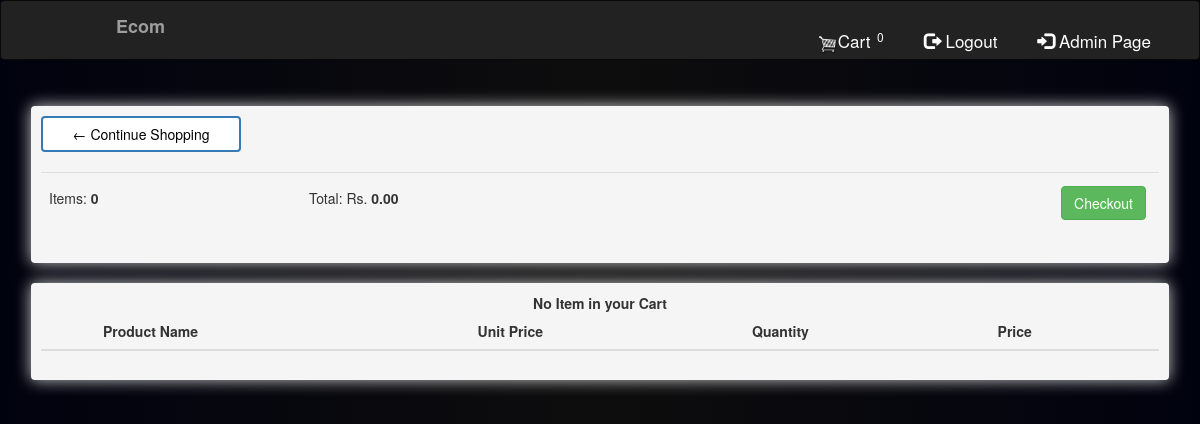
Page /cart (signed in) on the earlier database version.
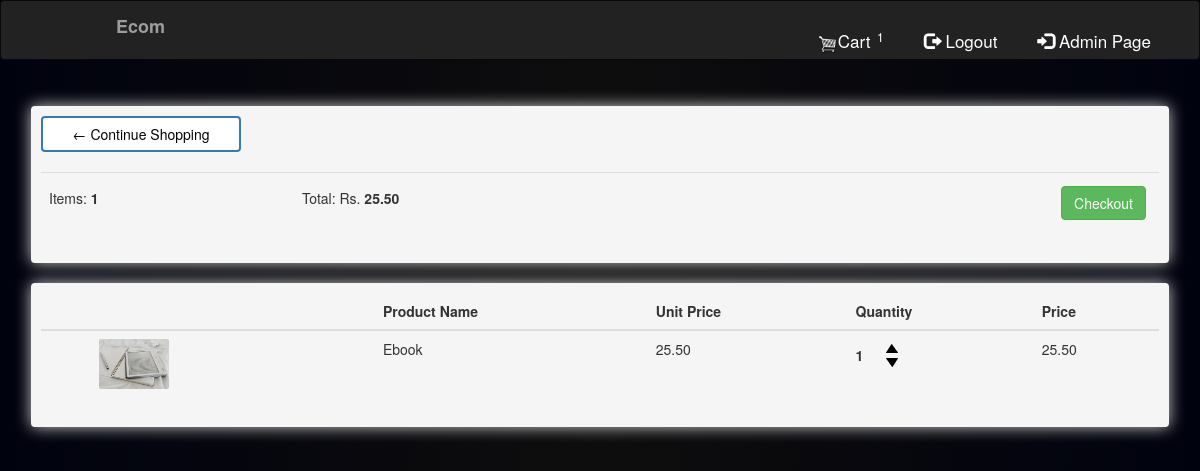
Same page on the later database version.
### store/models.py (models this page shows, shortened)
class Order(models.Model):
	customer = models.ForeignKey(Customer, on_delete=models.SET_NULL, null=True, blank=True)
	date_ordered = models.DateTimeField(auto_now_add=True)
	complete = models.BooleanField(default=False)
	transaction_id = models.CharField(max_length=100, null=True)
	@property
	def get_cart_total(self):
		return sum([
			item.quantity*item.product.price for item in self.orderitem_set.all()
			])
	@property
	def get_total_items(self):
		return sum([
			item.quantity for item in self.orderitem_set.all()
		])

class OrderItem(models.Model):
	product = models.ForeignKey(Product, on_delete=models.SET_NULL, null=True)
	order = models.ForeignKey(Order, on_delete=models.SET_NULL, null=True)
	quantity = models.IntegerField(default=0, null=True, blank=True)
	date_added = models.DateTimeField(auto_now_add=True)

class Product(models.Model):
	added_by = models.ForeignKey(Customer, on_delete=models.CASCADE, related_name="products") #new
	name = models.CharField(max_length=200)
	price = models.FloatField()
	digital = models.BooleanField(default=False)
	image = models.ImageField(null=True,blank=True)
	description = models.TextField(max_length=1000,null=True,blank=True)
	is_active = models.BooleanField(default=True)
	@property
	def get_image_url(self):
		try:
			return self.image.url
		except :
			return ''

### store/views.py (the view, shortened to what this page needs)
# urls.py: path('cart',views.cart,name='cart'),
def cart(request):
	context = {}
	template_name = 'store/cart.html'
	if request.user.is_authenticated:
		customer = request.user.customer
		order,created = Order.objects.get_or_create(customer=customer,complete=0)
		items = order.orderitem_set.all()
	context['items'] = items
	context['order'] = order
	return render(request,template_name, context)

### store/templatetags/template_filter.py (called while the page is built)
@register.filter
def mulplication(a,b):
  try:
    return a*b
  except :
    return 0

### store/templates/store/cart.html (shortened to what this page needs)
{% extends 'store/main.html' %}
{% load template_filter %}
{% load static %}
{% block content %}
<link rel="stylesheet" href="https://cdnjs.cloudflare.com/ajax/libs/font-awesome/5.15.3/css/all.min.css"/>
<link rel="stylesheet" href="https://maxcdn.bootstrapcdn.com/bootstrap/3.4.1/css/bootstrap.min.css">
<link rel="stylesheet" href="https://cdn.datatables.net/1.10.24/css/jquery.dataTables.min.css">
	<div class="row">
		<div class="col-lg-12">
			<div class="box-element" style="background-color:whitesmoke!important;">
				<a  class="btn continue_shopping" href="{% url 'store' %}" style="color:black;width:200px;">&#x2190; Continue Shopping</a>
				<br>
				<br>
				<table class="table">
					<tr>
						{% if order %}
							<th><h5>Items: <strong class="cart">{{order.get_total_items}}</strong></h5></th>
							<th><h5>Total: Rs. <strong class="cart_total"> {{order.get_cart_total | floatformat:2}}</strong></h5></th>
						{% else %}
							<th><h5>Items: <strong>No Item Added Yet</strong></h5></th>
							<th><h5>Total:<strong> Rs. 0</strong></h5></th>
						{% endif %}
						<th>
							<a  style="float:right; margin:5px;" class="btn btn-success checkout" href="{% url 'checkout' %}">Checkout</a>
						</th>
					</tr>
				</table>
			</div>
			<br>
			<div class="box-element" style="background-color:whitesmoke!important;">
					<table class="table row-border order-column" style="min-width:400px;" width="100%"  id="cart-table">
						<thead>
							<th></th>
							<th>Product Name</th>
							<th>Unit Price</th>
							<th>Quantity</th>
							<th>Price</th>
						</thead>
						<tbody>
						{% if items %}
							{% for item in items %}
								<tr>
									<td><img class="row-image" src="{{item.product.get_image_url}}"></td>
									<td>{{item.product.name}}</td></td>
									<td> <p id="price_{{item.product.id}}">{{item.product.price | floatformat:2}}</p> </td>
									<td>
										<div class="row">
											<div class="col-sm-1">
												<p class="quantity" id="quantity_{{item.product.id}}" style="margin-top: 6px;" >{{item.quantity}}</p>
											</div>
											<div class="col-sm-1">
												<img class="chg-quantity update-cart" data-product="{{item.product.id}}" data-action="add" src="{% static  'images/up-arrow.png' %}">
												<img class="chg-quantity update-cart" data-product="{{item.product.id}}" data-action="remove" src="{% static  'images/down-arrow.png' %}">
											</div>
										</div>
									</td>
									<td><p id="total_{{item.product.id}}" class="each-total">
										{{ item.quantity|mulplication:item.product.price | floatformat:2 }}
									</p></td>
								</tr>
							{% endfor %}
					{% else %}
						<tr><p style="text-align: center;margin:auto;font-weight:bolder;">No Item in your Cart</p></tr>
					{% endif %}
						</tbody>
					</table>
			</div>
		</div>
	</div>
{% endblock content %}

### store/templates/store/main.html (shortened to what this page needs)
<!DOCTYPE html>
{% load static %}
<html lang="en">
<head>
    <link href="{% static 'css/main.css' %}" type="text/css" rel="stylesheet">
    <link rel="stylesheet" href="https://cdnjs.cloudflare.com/ajax/libs/font-awesome/4.7.0/css/font-awesome.min.css">
    <link rel="stylesheet" href="https://maxcdn.bootstrapcdn.com/bootstrap/3.4.1/css/bootstrap.min.css">
    <link rel="stylesheet" type="text/css" href="https://cdn.datatables.net/v/dt/jq-2.2.4/dt-1.10.13/fc-3.2.2/fh-3.1.2/r-2.1.0/sc-1.4.2/datatables.min.css" />
<body>
    <nav class="navbar navbar-inverse" id="navbar" style="overflow: hidden;">
            <label class="logo"><a class="navbar-brand" href="{% url 'store' %}">Ecom</a></label>
          <ul class="">
            <li><a href="{% url 'cart' %}"><img src="{% static 'images/cart.png' %}" style="width:20px;height: 100%;">Cart  <sup><span id="" class="cart-t cart">{{order.get_total_items}}</span></sup></a></li>
            {% if request.session.authenticated %}
              <li><a href="{% url 'logout' %}"><span class="glyphicon glyphicon-log-out"></span> Logout</a></li>
              <li><a href="{% url 'admin-dashboard' %}"><span class="glyphicon glyphicon-log-in"></span> Admin Page</a></li>
            {% else %}
              <li><a href="{% url 'registration' %}"><span class="glyphicon glyphicon-user"></span> Sign Up</a></li>
              <li><a href="{% url 'login' %}"><span class="glyphicon glyphicon-log-in"></span> Login</a></li>
            {% endif %}
          </ul>
      </nav>
         <div class="container" style="padding:16px;overflow:hidden;">
                {% block content %}
                {% endblock content %}
          </div>
      </body>
</html>

Differences in the rows shown:
removed Order: get_total_items "0", get_cart_total "0.00"
added Order: get_total_items "1", get_cart_total "25.50"
added OrderItem: product.get_image_url (picture), product.name "Ebook", product.price "25.50", quantity "1", quantity|mulplication "25.50"
Other differences:
text no longer shown: "No Item in your Cart"
